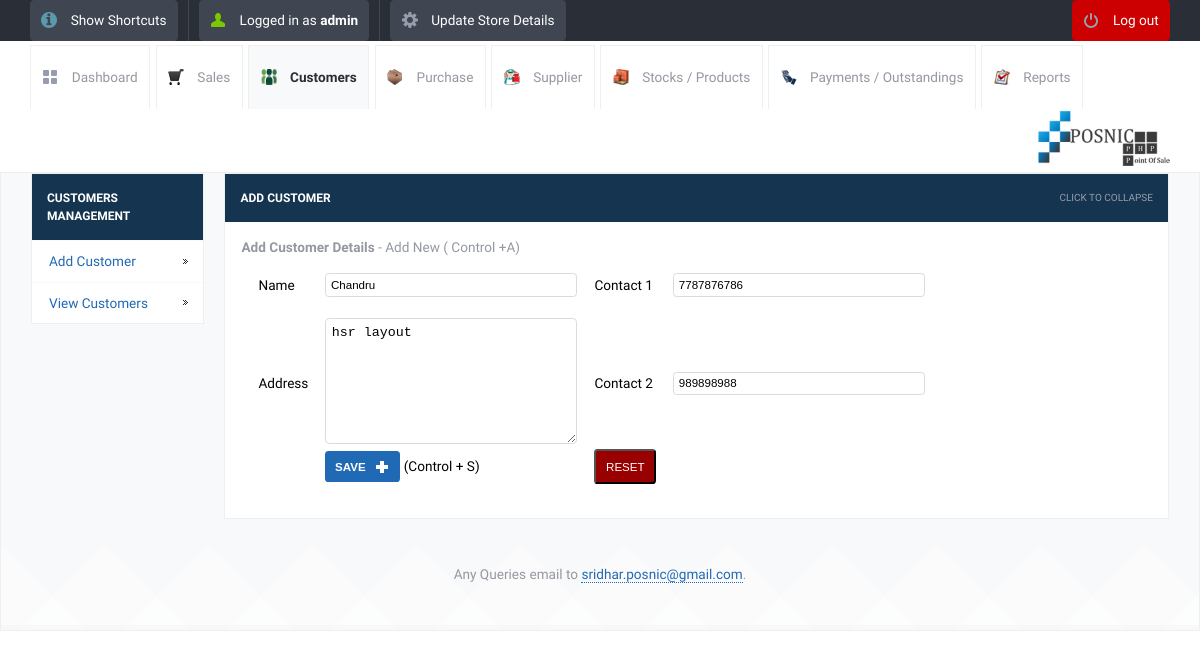
The app's page /update_customer_details.php?sid=8&table=customer_details&return=view_customers.php (signed in) with its own data.
### tables this page shows
CREATE TABLE IF NOT EXISTS `customer_details` (
  `id` int(10) unsigned NOT NULL AUTO_INCREMENT,
  `customer_name` varchar(200) NOT NULL,
  `customer_address` varchar(500) NOT NULL,
  `customer_contact1` varchar(100) NOT NULL,
  `customer_contact2` varchar(100) NOT NULL,
  `balance` int(11) NOT NULL,
  PRIMARY KEY (`id`)
);

### config.php (called while the page is built)
<?php $config["database"] = "Integral"; $config["host"]= "localhost";$config["username"]= "homestead"; $config["password"]= "secret";?>

### lib/db.class.php (called while the page is built, shortened)
<?php
  class DB
  {
    var $connection;
    function DB($base, $server, $user, $pass)
    {
      $this->connection = mysqli_connect($server, $user, $pass,"Integral",33060);
    }
    function queryUniqueObject($query, $debug = -1)
    {
      $query = "$query LIMIT 1";
      $result = mysqli_query($this->connection,$query) or $this->debugAndDie($query);
      return mysqli_fetch_object($result);
    }
    function getMicroTime()
    {
      list($msec, $sec) = explode(' ', microtime());
      return floor($sec / 1000) + $msec;
    }
  }
?>

### init.php (called while the page is built, shortened)
<?php
	include("lib/db.class.php");
	$db = new DB($config['database'], $config['host'], $config['username'], $config['password']);
?>

### update_customer_details.php (the view, shortened to what this page needs)
<?php
include_once("init.php");
?>
<!DOCTYPE html>
<html lang="en">
<head>
	<link rel="stylesheet" href="css/style.css">
	<?php include_once("tpl/common_js.php"); ?>
</head>
<body>
	<?php include_once("tpl/top_bar.php"); ?>
	<div id="header-with-tabs">
		<div class="page-full-width cf">
			<ul id="tabs" class="fl">
				<li><a href="dashboard.php" class="dashboard-tab">Dashboard</a></li>
				<li><a href="view_sales.php" class="sales-tab">Sales</a></li>
				<li><a href="view_customers.php" class="active-tab customers-tab">Customers</a></li>
				<li><a href="view_purchase.php" class="purchase-tab">Purchase</a></li>
				<li><a href="view_supplier.php" class=" supplier-tab">Supplier</a></li>
				<li><a href="view_product.php" class=" stock-tab">Stocks / Products</a></li>
				<li><a href="view_payments.php" class="payment-tab">Payments / Outstandings</a></li>
				<li><a href="view_report.php" class="report-tab">Reports</a></li>
			</ul>
			<a href="#" id="company-branding-small" class="fr"><img src="<?php if(isset($_SESSION['logo'])) { echo "upload/".$_SESSION['logo'];}else{ echo "upload/posnic.png"; } ?>" alt="Point of Sale" /></a>
		</div>
	</div>
	<div id="content">
		<div class="page-full-width cf">
			<div class="side-menu fl">
				<h3>Customers Management</h3>
				<ul>
					<li><a href="add_customer.php">Add Customer</a></li>
					<li><a href="view_customers.php">View Customers</a></li>
				</ul>
			</div>
			<div class="side-content fr">
				<div class="content-module">
					<div class="content-module-heading cf">
						<h3 class="fl">Add Customer</h3>
						<span class="fr expand-collapse-text">Click to collapse</span>
					</div>
						<div class="content-module-main cf">
				<form name="form1" method="post" id="form1" action="">
                  <p><strong>Add Customer Details </strong> - Add New ( Control +A)</p>
                  <table class="form"  border="0" cellspacing="0" cellpadding="0">
				<?php
				if(isset($_GET['sid']))
				$id=$_GET['sid'];
				$line = $db->queryUniqueObject("SELECT * FROM customer_details WHERE id=$id");
				?>
					<form name="form1" method="post" id="form1" action="">
                    <tr>
					<td>Name</td>
                      <td><input name="name" type="text" id="name" maxlength="200"  class="round default-width-input" value="<?php echo $line->customer_name; ?> "/></td>
                    <td>Contact 1 </td>
                      <td><input name="contact1"  type="text" id="buyingrate" maxlength="20"   class="round default-width-input"
					  value="<?php echo $line->customer_contact1; ?>" /></td>
                    </tr>
                    <tr>
                      <td>&nbsp;</td>
                      <td>&nbsp;</td>
                    </tr>
                    <tr>
                      <td>Address</td>
                      <td><textarea name="address"  cols="15" class="round full-width-textarea"><?php echo $line->customer_address; ?>
					  </textarea></td>
                     <td>Contact 2 </td>
                      <td><input name="contact2"  type="text" id="sellingrate" maxlength="20"  class="round default-width-input"
					  value="<?php echo $line->customer_contact2; ?>" /></td>
                    </tr>
                    <tr>
                      <td>
					  </td>
                      <td>
                        <input  class="button round blue image-right ic-add text-upper" type="submit" name="Submit" value="Save">
						(Control + S)</td>
				  <td align="right"><input class="button round red   text-upper"  type="reset" name="Reset" value="Reset"> </td>
                    </tr>
                  </table>
                </form>
					</div>
				</div>
		</div>
	</div>
	<div id="footer">
		<p>Any Queries email to <a href="mailto:sridhar.posnic@gmail.com?subject=Stock%20Management%20System">sridhar.posnic@gmail.com</a>.</p>
	</div>
</body>
</html>

### records on screen
customer_details: name "Chandru", contact1 "7787876786", address "hsr layout", contact2 "989898988"

### other values on screen
$POSNIC['username'] "admin"
